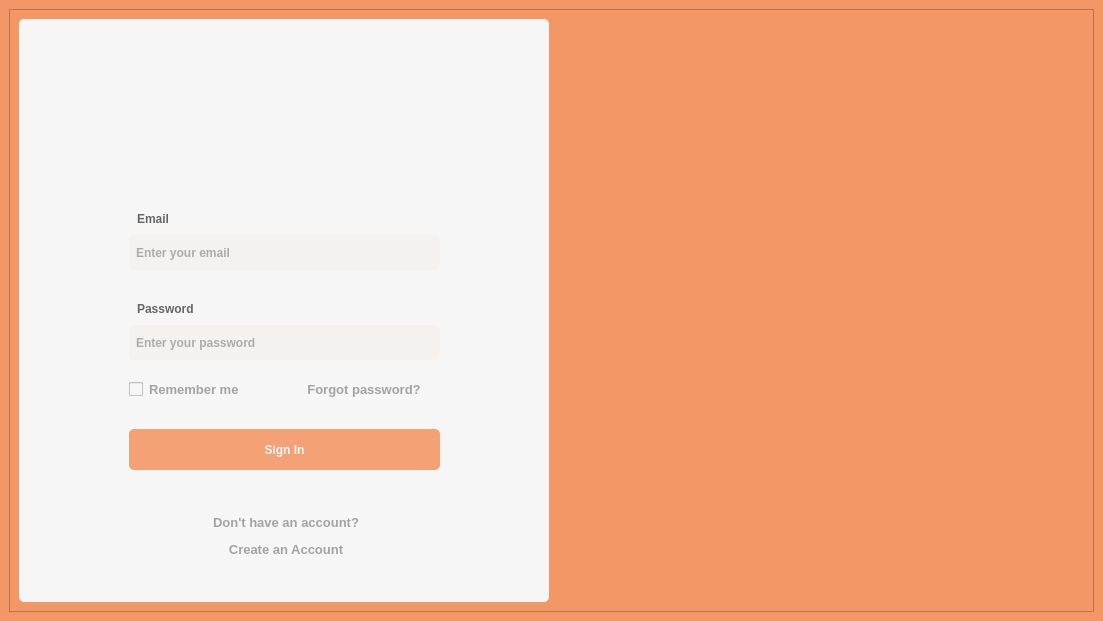
<?xml version="1.0" encoding="UTF-8"?>
<ui version="4.0">
 <class>LoginWindow</class>
 <widget class="QMainWindow" name="LoginWindow">
  <property name="geometry">
   <rect>
    <x>0</x>
    <y>0</y>
    <width>1103</width>
    <height>621</height>
   </rect>
  </property>
  <property name="windowTitle">
   <string>MainWindow</string>
  </property>
  <property name="styleSheet">
   <string notr="true">* {
	font: 15px &quot;Lato&quot;;
	font-weight: bold;
	background-color: #f39766;
 	color: #666;
  	line-height: 1.6;
}
</string>
  </property>
  <widget class="QWidget" name="centralwidget">
   <layout class="QGridLayout" name="gridLayout_2">
    <item row="0" column="0">
     <widget class="QFrame" name="frame_main">
      <property name="minimumSize">
       <size>
        <width>1085</width>
        <height>603</height>
       </size>
      </property>
      <property name="maximumSize">
       <size>
        <width>1085</width>
        <height>603</height>
       </size>
      </property>
      <property name="frameShape">
       <enum>QFrame::StyledPanel</enum>
      </property>
      <property name="frameShadow">
       <enum>QFrame::Raised</enum>
      </property>
      <layout class="QGridLayout" name="gridLayout">
       <item row="0" column="2">
        <widget class="QFrame" name="image_frame">
         <property name="minimumSize">
          <size>
           <width>529</width>
           <height>583</height>
          </size>
         </property>
         <property name="maximumSize">
          <size>
           <width>529</width>
           <height>583</height>
          </size>
         </property>
         <property name="autoFillBackground">
          <bool>false</bool>
         </property>
         <property name="styleSheet">
          <string notr="true"/>
         </property>
         <property name="frameShape">
          <enum>QFrame::StyledPanel</enum>
         </property>
         <property name="frameShadow">
          <enum>QFrame::Raised</enum>
         </property>
         <widget class="QLabel" name="image">
          <property name="geometry">
           <rect>
            <x>0</x>
            <y>0</y>
            <width>531</width>
            <height>591</height>
           </rect>
          </property>
          <property name="styleSheet">
           <string notr="true"/>
          </property>
          <property name="frameShadow">
           <enum>QFrame::Plain</enum>
          </property>
          <property name="text">
           <string/>
          </property>
          <property name="pixmap">
           <pixmap>../Images/img2.jpg</pixmap>
          </property>
          <property name="scaledContents">
           <bool>true</bool>
          </property>
          <property name="alignment">
           <set>Qt::AlignCenter</set>
          </property>
          <property name="wordWrap">
           <bool>false</bool>
          </property>
          <property name="openExternalLinks">
           <bool>false</bool>
          </property>
         </widget>
        </widget>
       </item>
       <item row="0" column="1">
        <widget class="QFrame" name="sign_in_frame_outer">
         <property name="minimumSize">
          <size>
           <width>530</width>
           <height>583</height>
          </size>
         </property>
         <property name="maximumSize">
          <size>
           <width>530</width>
           <height>583</height>
          </size>
         </property>
         <property name="styleSheet">
          <string notr="true">border-radius: 5px;
background: #f6f6f6;

</string>
         </property>
         <property name="frameShape">
          <enum>QFrame::StyledPanel</enum>
         </property>
         <property name="frameShadow">
          <enum>QFrame::Raised</enum>
         </property>
         <widget class="QFrame" name="sign_in_frame_inner">
          <property name="geometry">
           <rect>
            <x>90</x>
            <y>20</y>
            <width>351</width>
            <height>561</height>
           </rect>
          </property>
          <property name="layoutDirection">
           <enum>Qt::LeftToRight</enum>
          </property>
          <property name="styleSheet">
           <string notr="true"/>
          </property>
          <property name="frameShape">
           <enum>QFrame::StyledPanel</enum>
          </property>
          <property name="frameShadow">
           <enum>QFrame::Raised</enum>
          </property>
          <widget class="QWidget" name="layoutWidget">
           <property name="geometry">
            <rect>
             <x>20</x>
             <y>470</y>
             <width>314</width>
             <height>51</height>
            </rect>
           </property>
           <layout class="QVBoxLayout" name="create_acc_layout">
            <item>
             <widget class="QLabel" name="create_account_1">
              <property name="minimumSize">
               <size>
                <width>0</width>
                <height>0</height>
               </size>
              </property>
              <property name="styleSheet">
               <string notr="true">font-size: 13px;
color: #a3a3a3;</string>
              </property>
              <property name="text">
               <string>Don't have an account?</string>
              </property>
              <property name="alignment">
               <set>Qt::AlignCenter</set>
              </property>
             </widget>
            </item>
            <item>
             <widget class="QPushButton" name="create_account_2">
              <property name="styleSheet">
               <string notr="true">*{
font-size: 13px;
color: #a3a3a3;
padding-bottom:3px;
}

#create_account_2 {
border-bottom: solid 1px white;
}

#create_account_2:hover {
color: #666;
border-bottom: solid 1px #a3a3a3;
}</string>
              </property>
              <property name="text">
               <string>Create an Account</string>
              </property>
             </widget>
            </item>
           </layout>
          </widget>
          <widget class="QWidget" name="layoutWidget">
           <property name="geometry">
            <rect>
             <x>20</x>
             <y>150</y>
             <width>311</width>
             <height>81</height>
            </rect>
           </property>
           <layout class="QVBoxLayout" name="email_layout">
            <item>
             <widget class="QLabel" name="email_label">
              <property name="styleSheet">
               <string notr="true">
padding-left: 5px;
padding-bottom:-2px;
height:25px;</string>
              </property>
              <property name="text">
               <string>Email</string>
              </property>
              <property name="alignment">
               <set>Qt::AlignBottom|Qt::AlignLeading|Qt::AlignLeft</set>
              </property>
             </widget>
            </item>
            <item>
             <widget class="QLineEdit" name="email_input">
              <property name="styleSheet">
               <string notr="true">
background: rgba(243,151,102, 0.05);
padding: 5px;
height:25px;</string>
              </property>
              <property name="placeholderText">
               <string>Enter your email</string>
              </property>
             </widget>
            </item>
           </layout>
          </widget>
          <widget class="QLabel" name="logo">
           <property name="geometry">
            <rect>
             <x>10</x>
             <y>10</y>
             <width>331</width>
             <height>111</height>
            </rect>
           </property>
           <property name="text">
            <string/>
           </property>
           <property name="pixmap">
            <pixmap>../Images/logo.PNG</pixmap>
           </property>
           <property name="scaledContents">
            <bool>true</bool>
           </property>
          </widget>
          <widget class="QWidget" name="layoutWidget">
           <property name="geometry">
            <rect>
             <x>20</x>
             <y>250</y>
             <width>311</width>
             <height>71</height>
            </rect>
           </property>
           <layout class="QVBoxLayout" name="password_layout">
            <item>
             <widget class="QLabel" name="password_label">
              <property name="styleSheet">
               <string notr="true">
padding-left: 5px;
padding-bottom:-2px;
height:25px;</string>
              </property>
              <property name="text">
               <string>Password</string>
              </property>
              <property name="alignment">
               <set>Qt::AlignBottom|Qt::AlignLeading|Qt::AlignLeft</set>
              </property>
             </widget>
            </item>
            <item>
             <widget class="QLineEdit" name="password_input">
              <property name="styleSheet">
               <string notr="true">background: rgba(243,151,102, 0.05);
padding: 5px;
height:25px;</string>
              </property>
              <property name="text">
               <string/>
              </property>
              <property name="placeholderText">
               <string>Enter your password</string>
              </property>
             </widget>
            </item>
           </layout>
          </widget>
          <widget class="QPushButton" name="sign_in">
           <property name="geometry">
            <rect>
             <x>20</x>
             <y>390</y>
             <width>311</width>
             <height>41</height>
            </rect>
           </property>
           <property name="styleSheet">
            <string notr="true">#sign_in {
background: rgba(243,151,102, 0.9);
color: #f6f6f6;
cursor: pointer;
outline: none;
border: none;
}


#sign_in:hover {
background: rgba(243,151,102, 1);
}</string>
           </property>
           <property name="text">
            <string>Sign In</string>
           </property>
          </widget>
          <widget class="QWidget" name="layoutWidget">
           <property name="geometry">
            <rect>
             <x>20</x>
             <y>340</y>
             <width>311</width>
             <height>24</height>
            </rect>
           </property>
           <layout class="QHBoxLayout" name="remember_forgot_layout">
            <item>
             <widget class="QCheckBox" name="remember_password">
              <property name="styleSheet">
               <string notr="true">font-size: 13px;
color: #a3a3a3;
padding-bottom:3px;</string>
              </property>
              <property name="text">
               <string>Remember me</string>
              </property>
             </widget>
            </item>
            <item>
             <widget class="QPushButton" name="forgot_password">
              <property name="styleSheet">
               <string notr="true">*{
font-size: 13px;
color: #a3a3a3;
padding-bottom:3px;
}

#forgot_password {
border-bottom: solid 1px white;
}

#forgot_password:hover {
color: #666;
border-bottom: solid 1px #a3a3a3;
}</string>
              </property>
              <property name="text">
               <string>Forgot password?</string>
              </property>
             </widget>
            </item>
           </layout>
          </widget>
         </widget>
        </widget>
       </item>
      </layout>
      <zorder>sign_in_frame_outer</zorder>
      <zorder>image_frame</zorder>
     </widget>
    </item>
   </layout>
  </widget>
 </widget>
 <resources/>
 <connections/>
</ui>
